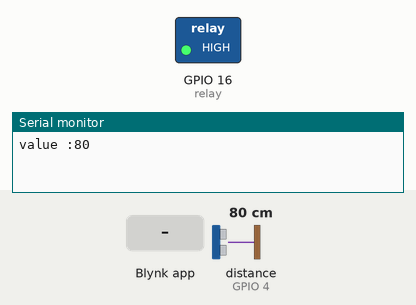
This sketch was run on a simulated ESP8266 (NodeMCU). On the bench: switched loads named in the sketch (green lamp = pin HIGH), the last lines printed to the serial monitor. Wiring (inferred from the names in the program): ultrasonic range finder: trigger GPIO 5; echo GPIO 4. The inputs (shaded band) are chosen by the test bench; at power-on: distance to the obstacle (sensor on GPIO 4) 80 cm. The echo pulse lasts 58.3 µs per cm; WiFi joins after 1.5 s; servers stay silent unless stated; pins used as bus, display or sensor lines are not drawn.

Above: at 3.0 s.
3.1 s: Blynk app writes 1 to V3
10.3 s: Blynk app writes 0 to V3
14.6 s: Blynk app writes 200 to V3
At 19.43 s:
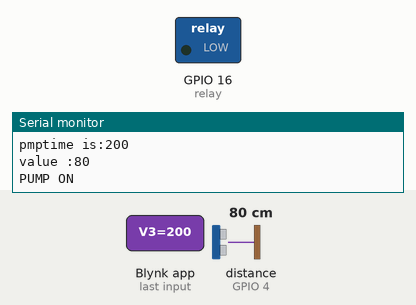
Timing chart, 0 to 27.0 s (numbered marks = the images above; inputs shaded):
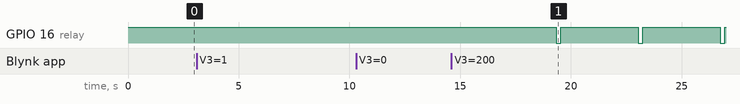

Measured:
- after the input at 14.6 s, GPIO 16 (relay): alternates HIGH for 3.5 s and LOW for 0.20 s, starting after 4.7 s

The sketch:

tnklvl_v1.0.ino
```cpp
#define BLYNK_PRINT Serial

#include <SPI.h>
#include <ESP8266WiFi.h>
#include <BlynkSimpleEsp8266.h>


#define TRIGGERPIN 5
#define ECHOPIN    4
#define relay 16

int setlvl = 0;
int pmptime = 0;
//unsigned long timing;

char auth[] = "-------------------";
char ssid[] = "-------------------";
char pass[] = "-------------------";

//reading widget
BLYNK_WRITE(V2)
{
  setlvl = param.asInt();
  Serial.print("setlvl is:");
  Serial.println(setlvl);
}
BLYNK_WRITE(V3)
{
  pmptime = param.asInt();
  Serial.print("pmptime is:");
  Serial.println(pmptime);
}

void setup()
{
  // Debug console
  Serial.begin(9600);
  pinMode(relay,OUTPUT);
  digitalWrite(relay,HIGH);
  pinMode(TRIGGERPIN, OUTPUT);
  pinMode(ECHOPIN, INPUT);
  Blynk.begin(auth, ssid, pass);
  }

  BLYNK_CONNECTED(){
  Blynk.syncAll();
}

void loop()
{
  Blynk.run();

  //reading sensor
  long duration, distance;
  digitalWrite(TRIGGERPIN, LOW);
  delayMicroseconds(3);

  digitalWrite(TRIGGERPIN, HIGH);
  delayMicroseconds(12);

  digitalWrite(TRIGGERPIN, LOW);
  duration = pulseIn(ECHOPIN, HIGH);
  distance = (duration/2) / 29.1;
  Serial.print("value :");
  Serial.println(distance);
  Blynk.virtualWrite(V5, distance);
  delay(3500);

  //pump processing
  if (distance < setlvl)
  {
    Serial.println("PUMP OFF");
    digitalWrite(relay, HIGH);
    }
  else
  {
    Serial.println("PUMP ON");
    digitalWrite(relay,LOW);
    delay(pmptime);
    digitalWrite(relay,HIGH);
  }
 }
```
